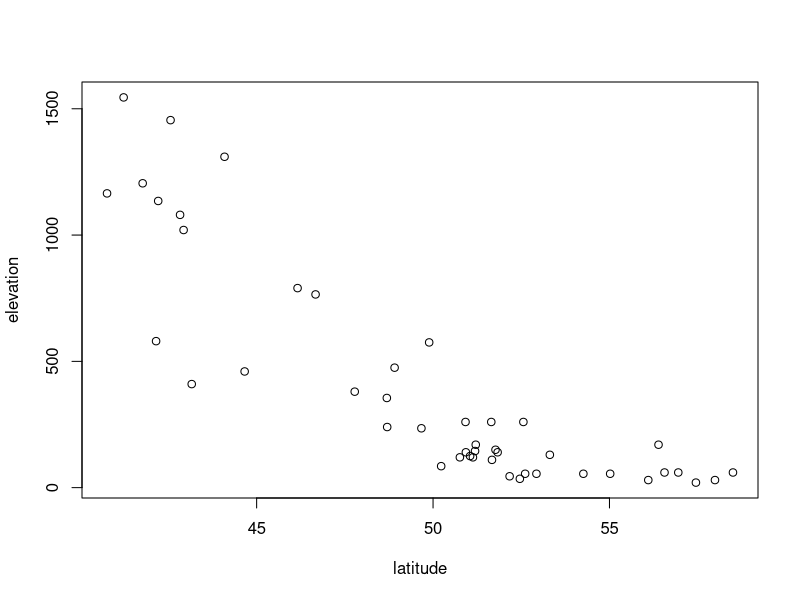
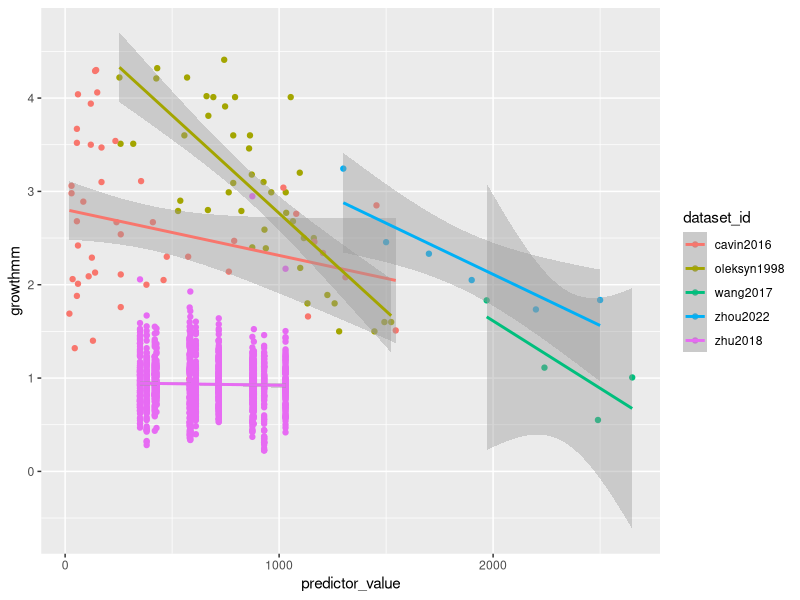
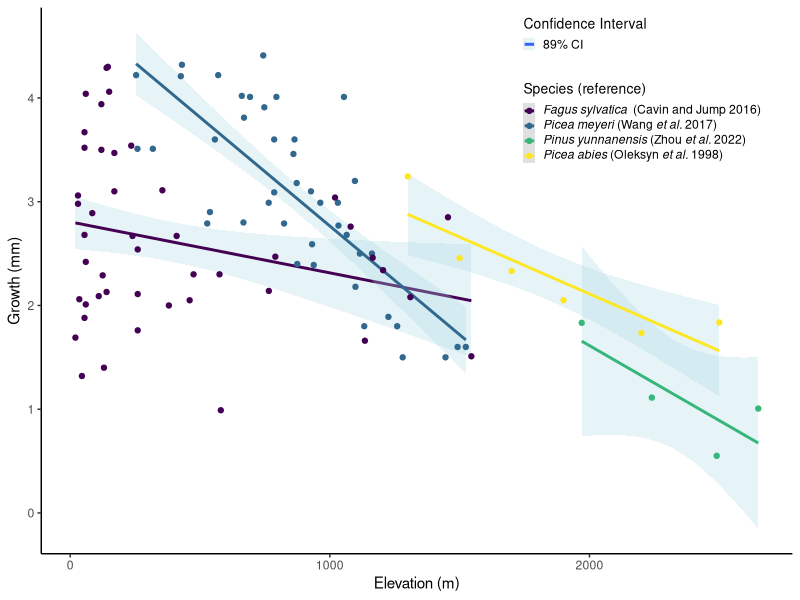

Here is the R script that generated these plots, in order: (Note: this script raises an error after producing the figures.)
## Started 28 August 2023 ##
## By Lizzie so far ##

# housekeeping
rm(list=ls()) 
options(stringsAsFactors=FALSE)

# Setting working directory. Add in your own path in an if statement for your file structure
if(length(grep("lizzie", getwd())>0)) { 
  setwd("~/Documents/git/projects/grephon/grephon/analyses/growthxelevationetc")
} else if (length(grep("ailene", getwd()))>0) {
  setwd("boomboom")
} else if (length(grep("britanywuuu", getwd()))>0) {
  setwd("~/Documents/ubc/year5/TemporalEcologyLab/grephon/analyses/growthxelevationetc")
}

# packages
library(ggplot2)
library(viridis)
library(dplyr)
# get the data
d <- read.csv("input/classicalrefs_datascraped.csv")

# Check whether latitude and elevation are correlated for Calvin & Jump
checkcalvin <- read.csv("input/calvinjump_subsetTableS1.csv")
plot(elevation ~ latitude, checkcalvin)

# fix the growth in cm and make error numeric, or 0
d$growthmm <- d$growth_value
d$growthmm[which(d$growth_units=="cm/yr-1")] <- d$growth_value[which(d$growth_units=="cm/yr-1")]*10
d$error <- as.numeric(d$growth_errorvalue)
d$error[which(is.na(d$error)==TRUE)] <- 0

# subset to elevation-ish
unique(d$predictor_type)
delev <- subset(d, predictor_type!="latitude")
dlat <- subset(d, predictor_type=="latitude")


# one study (huang2010) has multiple species
table(d$species, d$dataset_id)

ggplot(delev, aes(x=predictor_value, y=growthmm, color=dataset_id)) +
    geom_point() +
    geom_smooth(method="lm")

# zhu2018 seems weird, but I think latitude may also vary with elevation according to Table 1
# also remove calvin & jump for same reason, sadly ... (Britany: ADD below)
delevsm <- subset(delev, dataset_id!="zhu2018")


ggplot(delevsm, aes(x=predictor_value, y=growthmm, color=species)) +
  geom_smooth(method = "lm", level = 0.89, aes(group = species, fill = "89% CI"), alpha = 0.3) +  # 89% CI
  geom_point() +
  scale_color_viridis_d(option = "viridis", name = "Species (reference)", 
  labels = c(expression(italic("Fagus sylvatica") ~ " (Cavin and Jump 2016)"), 
             expression(italic("Picea meyeri") ~ "(Wang" ~  italic("et al.") ~ "2017)"),
             expression(italic("Pinus yunnanensis") ~ "(Zhou" ~ italic("et al.") ~ "2022)"),
             expression(italic("Picea abies") ~ "(Oleksyn" ~ italic("et al.") ~ "1998)"))) +
  scale_fill_manual(name = "Confidence Interval", values = c("89% CI" = "lightblue", "95% CI" = "grey")) +
  xlab("Elevation (m)") +
  ylab("Growth (mm)") +
  theme_classic() +
  theme(legend.position = c(0.8,0.85), 
        legend.key.size = unit(0.3, "cm"), 
        legend.text.align = 0,
        legend.title = element_text(size = 10))
ggsave("output/growthbyelevation_plot.pdf", dpi = 300)

  

# Hmm, the error we do have seems big
ggplot(delevsm, aes(x=predictor_value, y=growthmm, color=species, ymin = growthmm-error, ymax = growthmm + error)) +
    geom_point() +
    geom_errorbar(width = 0.2) +
    geom_smooth(method="lm")

# Latitude
ggplot(dlat, aes(x=predictor_value, y=growthmm, color=species)) +
    geom_smooth(method="lm", aes(group = species)) +
  geom_point() +
  scale_color_viridis_d(option = "viridis", name = "Species") +
  xlab("Elevation (m)") +
  ylab("Growth (mm)") +
  scale_x_continuous(breaks = seq(46, 54.5, by = 2))+
  ylim(c(0,3.2)) +
  theme(legend.position = c(0.8,0.85), 
        legend.key.size = unit(0.2, "cm"), 
        legend.text = element_text(face = "italic"),
        legend.title = element_text(size = 10))
